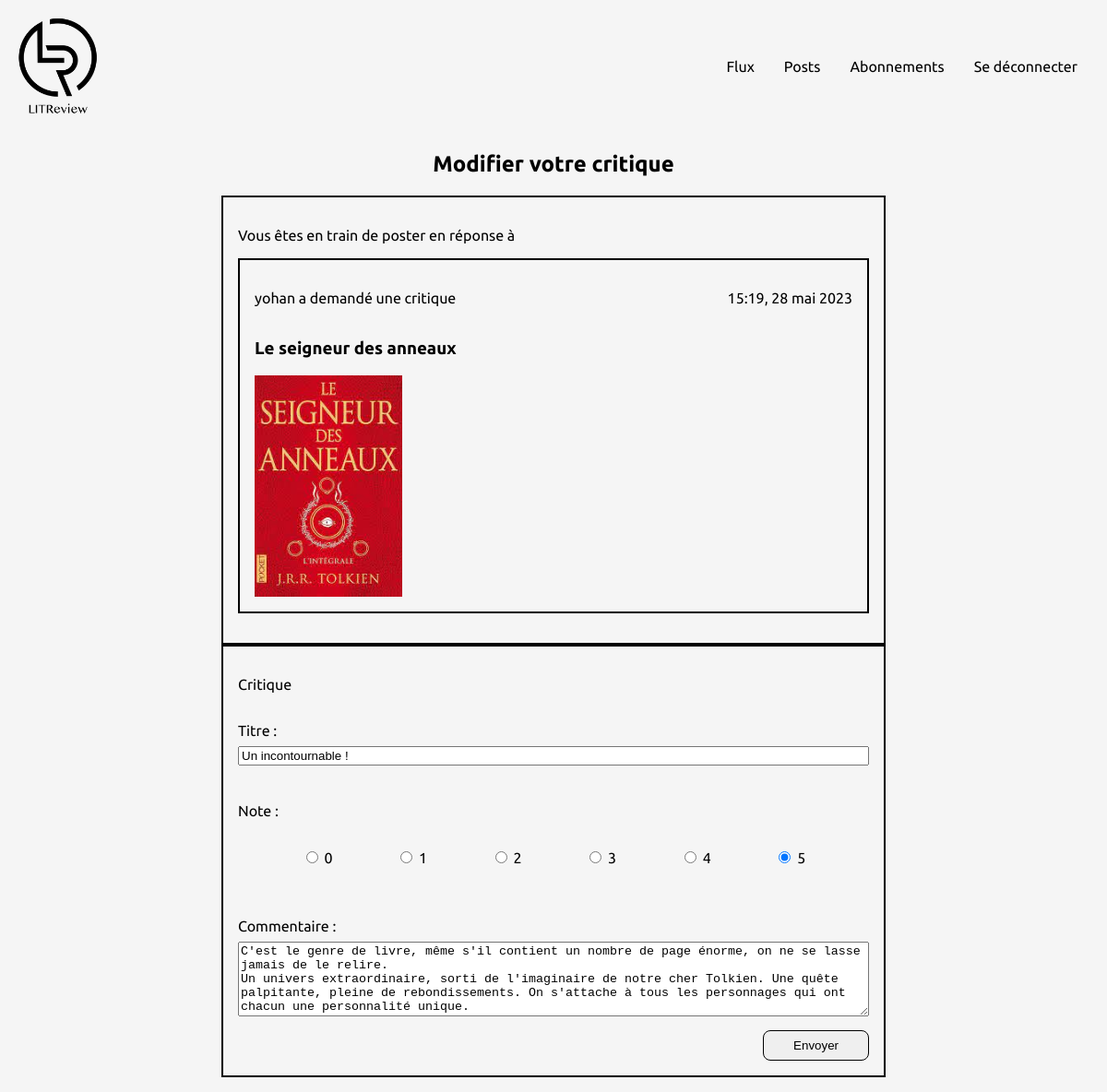
Screenshot of /review/16/update/ (signed in) with the database file from the repository.
### reviewapp/models.py (models this page shows)
class Ticket(models.Model):
    title = models.CharField(max_length=128, verbose_name="Titre")
    description = models.TextField(max_length=2048, blank=True)
    user = models.ForeignKey(to=settings.AUTH_USER_MODEL, on_delete=models.CASCADE)
    image = models.ImageField(null=True, blank=True)
    time_created = models.DateTimeField(auto_now_add=True)

class Review(models.Model):
    RATING_CHOICES = [('0', 0), ('1', 1), ('2', 2), ('3', 3), ('4', 4), ('5', 5)]
    RATING_LABEL = "Note"
    BODY_LABEL = "Commentaire"
    ticket = models.ForeignKey(to=Ticket, on_delete=models.CASCADE)
    rating = models.PositiveSmallIntegerField(
        validators=[MinValueValidator(0), MaxValueValidator(5)],
        verbose_name=RATING_LABEL)
    headline = models.CharField(max_length=128, verbose_name="Titre")
    body = models.CharField(max_length=8192, blank=True, verbose_name=BODY_LABEL)
    user = models.ForeignKey(
        to=settings.AUTH_USER_MODEL, on_delete=models.CASCADE)
    time_created = models.DateTimeField(auto_now_add=True)

### authentication/models.py (models this page shows)
class User(AbstractUser):
    CREATOR = 'CREATOR'
    SUBSCRIBER = 'SUBSCRIBER'
    ROLE_CHOICES = (
        (CREATOR, 'Créateur'),
        (SUBSCRIBER, 'Abonné'),
    )
    role = models.CharField(max_length=30, choices=ROLE_CHOICES, verbose_name='Rôle')

### reviewapp/views.py (the view, shortened to what this page needs)
# urls.py: path('review/<int:review_id>/update/', reviewapp.views.UpdateReviewView.as_view(), name='update-review'),
class UpdateReviewView(LoginRequiredMixin, View):
    template_name = 'reviewapp/update_post.html'
    review_form_class = forms.ReviewForm
    def get(self, request, review_id):
        review = get_review_by_id(review_id)
        form = self.review_form_class(instance=review)
        return render(request, self.template_name, context={'form': form, "is_ticket": False, 'ticket': review.ticket})

### reviewapp/forms.py
class ReviewForm(forms.ModelForm):
    rating = forms.ChoiceField(widget=forms.RadioSelect, choices=Review.RATING_CHOICES, label=Review.RATING_LABEL)
    body = forms.CharField(widget=forms.Textarea(attrs={"rows": "5"}), label=Review.BODY_LABEL, required=False)
    class Meta:
        model = Review
        fields = ['headline', 'rating', 'body']

### reviewapp/views.py (called while the page is built)
def get_review_by_id(review_id):
    review = models.Review.objects.get(id=review_id)
    return review

### reviewapp/templates/reviewapp/update_post.html
{% extends 'index.html' %}
{% block content %}
{% if is_ticket %}
<h2>Modifier votre ticket</h2>
<div class="post_block update_post">
    {% include "reviewapp/ticket_form_snippet.html" %}
</div>
{% else %}
<h2>Modifier votre critique</h2>
{% include "reviewapp/review_form_snippet.html" %}
{% endif %}
{% endblock %}

### reviewapp/templates/reviewapp/review_form_snippet.html (shortened to what this page needs)
{% block content %}
<div class="post_block post_review_block">
    <p>Vous êtes en train de poster en réponse à</p>
    <div class="post_block">
        <div class="ticket_header">
            {% if user == ticket.user %}
            <p>Vous avez demandé une critique</p>
            {% else %}
            <p>{{ ticket.user }} a demandé une critique</p>
            {% endif %}
            <p>{{ ticket.time_created|date:"H:i, d F Y" }}</p>
        </div>
        <h3>{{ ticket.title }}</h3>
        {% if ticket.image %}
        <div class="image">
            <img src="{{ ticket.image.url }}">
        </div>
        {% endif %}
    </div>
</div>
<div class="post_block">
    <p>Critique</p>
    <form method="post" class="post_form">
        {{ form.as_p }}
        <button type="submit" class="button post_button">Envoyer</button>
    </form>
</div>
{% endblock content %}

### static/styles.css (style rules this page uses)
body { background-color: #f5f5f5; font-family: Ubuntu, Helvetica, Arial, sans-serif; margin: 0; }
.button { padding: 0.5rem 2rem; border: solid black 1px; margin: 0 2rem; border-radius: 0.5rem 0.5rem; cursor: pointer; }
.ticket_block, .review_block, .post_block { border: 2px solid black; padding: 1rem; margin-bottom: 1rem; }
.ticket_block, .post_block, .content { position: relative; }
.ticket_header, .review_header { display: flex; justify-content: space-between; }
.ticket_button, .post_button { position: absolute; right: 1rem; bottom: 1rem; margin: 0rem; }
.image { width: 10rem; height: 15rem; }
.image > img { object-fit: cover; width: 100%; height: 100%; }
::placeholder { color: black; }
.post_form { width: 100%; }
.post_form > p, .post_form, .post_form > div > p, .ticket_form > div { display: flex; flex-direction: column; padding-bottom: 0.5rem; }
.post_form > p > label, .post_form > div > p > label, .ticket_form > div > label { padding-bottom: 0.5rem; }
#id_rating { display: flex; justify-content: space-evenly; }
#id_body { margin-bottom : 1rem; }
main > h2, main > h1, .follow > h2 { text-align: center; }
.post_review_block { margin-bottom: 0; }

### rows the page displays
Ticket: user "yohan", time_created "15:19, 28 mai 2023", title "Le seigneur des anneaux", image (picture)
Review: headline "Un incontournable !", rating "☐ 0 ☐ 1 ☐ 2 ☐ 3 ☐ 4 ☑ 5", body "C'est le genre de livre, même s'il contient un nombre de page énorme, on ne se lasse jamais de le relire. Un univers extraordinaire, sorti de l'imaginaire de notre cher Tolkien. Une quête palpitante, pleine de rebondissements. On s'attache à tous les personnages qui ont chacun une personnalité unique."
